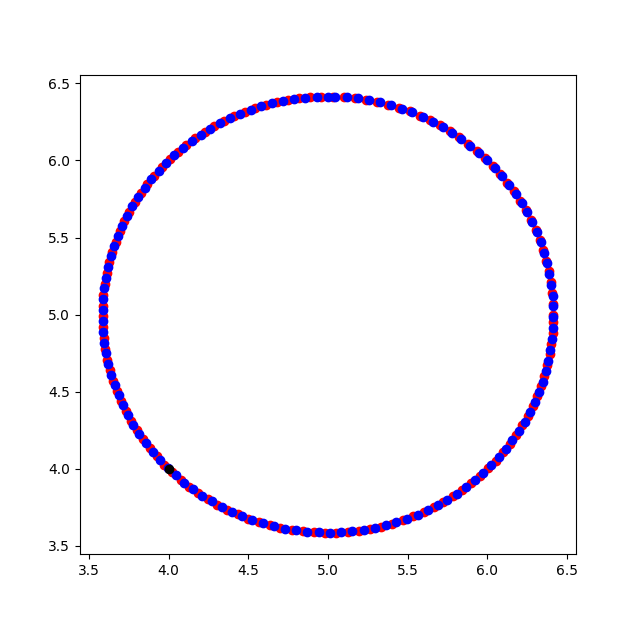

Here is the Python script that generated this plot:
# To prove three points(two moving points 1 and 2, one fixed (4,4)) are always on the same circle


import math
import pylab
x_values1 = []
y_values1 = []
theta = 0.0
x_values2 = []
y_values2 = []


while theta < math.pi*2:
    x_value1 = 5+(2**0.5)*math.cos(theta)
    x_values1.append(x_value1)
    y_value1 = 5+(2**0.5)*math.sin(theta)
    y_values1.append(y_value1)
    x_value2 = 5-(2**0.5)*math.sin(theta)
    x_values2.append(x_value2)
    y_value2 = 5+(2**0.5)*math.cos(theta)
    y_values2.append(y_value2)
    theta += 0.05


pylab.plot(x_values1,y_values1,'ro')
pylab.plot(x_values2,y_values2,'bo')
pylab.plot(4,4,'ko')

pylab.show()
    
